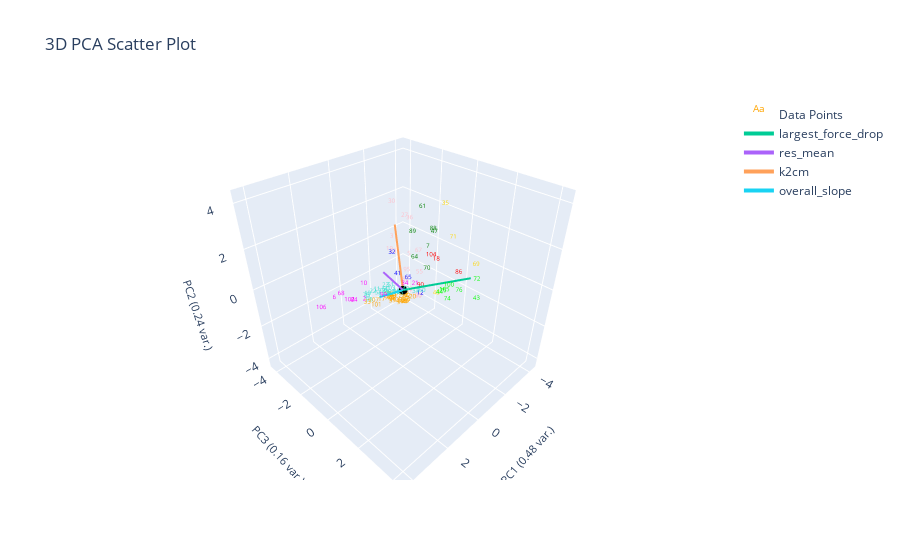

Write notebook code for a chart like this one.
### Markdown cell above
# Nearest Centroid
- Each class is represented by it's centroid, with test sample classified to the class with the nearest centroid

### Code cell
from sklearn.neighbors import NearestCentroid

X = plotting.extract_numerical_features(marions_labeled_data).values.tolist()
y = marions_labeled_data[f'{ylabel_name}_nums'].values.tolist()
nc = NearestCentroid()
nc.fit(X,y)
nc_predictions = pd.Series(nc.predict(clustering_features.values))

nc_actual = marions_labeled_data[f'{ylabel_name}_nums']
nc_changed_ylabel_idxs = find_changed_ylabel_data(nc_predictions, nc_actual)
nc_corrected_predictions = correct_pseudo_ylabels_to_actual(nc_predictions, nc_actual, nc_changed_ylabel_idxs)

plotting.plot_cluster_subplots(nc_corrected_predictions, curve_data, 
                                  clustering_method="Nearest Centroid", 
                                  cluster_category_names=cluster_num_to_ylabel,
                                  bold_idxs=nc_actual.index
                                  )
plotting.plot_cluster_subplots(nc_predictions, curve_data,
                                  clustering_method="Nearest Centroid", 
                                  cluster_category_names=cluster_num_to_ylabel,
                                  pseudo_corrections=nc_corrected_predictions,
                                  bold_idxs=nc_actual.index
                                  )
plotting.plot_pca(clustering_features, nc_predictions, 3,
                  graph_title=f'',
                  ylabel_name=ylabel_name,)

### Figure 1 — Plotly figure (JSON) as saved in the notebook; plotly's stock layout.template omitted (floating-point values rounded to 4 significant figures)
{"data": [{"mode": "text", "name": "Data Points", "text": ["0", "1", "2", "3", "4", "5", "6", "7", "8", "9", "10", "11", "12", "13", "14", "15", "16", "17", "18", "19", "20", "21", "22", "23", "24", "25", "26", "27", "28", "29", "30", "31", "32", "33", "34", "35", "36", "37", "38", "39", "40", "41", "42", "43", "44", "45", "46", "47", "48", "49", "50", "51", "52", "53", "54", "55", "56", "57", "58", "59", "60", "61", "62", "63", "64", "65", "66", "67", "68", "69", "70", "71", "72", "73", "74", "75", "76", "77", "78", "79", "80", "81", "82", "83", "84", "85", "86", "87", "88", "89", "90", "91", "92", "93", "94", "95", "96", "97", "98", "99", "100", "101", "102", "103", "104", "105", "106", "107", "108", "109"], "textfont": {"color": ["orange", "turquoise", "magenta", "pink", "turquoise", "pink", "magenta", "green", "orange", "orange", "magenta", "turquoise", "blue", "orange", "orange", "turquoise", "turquoise", "orange", "red", "pink", "orange", "magenta", "turquoise", "turquoise", "orange", "lime", "orange", "pink", "orange", "orange", "pink", "turquoise", "blue", "orange", "magenta", "gold", "pink", "turquoise", "pink", "orange", "orange", "blue", "orange", "lime", "lime", "turquoise", "turquoise", "green", "gold", "turquoise", "turquoise", "turquoise", "turquoise", "pink", "orange", "pink", "orange", "orange", "turquoise", "orange", "turquoise", "green", "turquoise", "orange", "green", "blue", "orange", "pink", "magenta", "gold", "green", "gold", "lime", "orange", "lime", "turquoise", "lime", "turquoise", "orange", "orange", "pink", "orange", "turquoise", "orange", "magenta", "orange", "red", "pink", "green", "green", "red", "turquoise", "orange", "turquoise", "turquoise", "pink", "orange", "pink", "turquoise", "magenta", "lime", "orange", "magenta", "turquoise", "red", "lime", "magenta", "orange", "orange", "pink"], "size": 6}, "type": "scatter3d", "x": [0.2724, 0.9657, 2.151, -1.092, -0.09825, -1.205, 3.837, -1.617, 0.3857, -0.1995, 2.118, 1.394, -0.3531, -0.4584, -0.3812, 1.843, 0.9949, 1.031, -1.23, -0.9306, -0.379, 0.8201, 1.495, 1.217, -0.715, -0.7467, 0.1732, -1.755, 0.07828, -0.1098, -1.631, 1.893, -0.4801, 1.959, 0.868, -2.693, -1.701, -0.1578, -1.003, 0.3469, 0.3751, -0.5661, -0.04041, -2.177, -1.048, 0.2981, 0.9034, -1.713, -1.503, 0.4283, 1.071, 1.073, 1.139, -0.6822, 0.2884, -1.302, -0.1286, -0.8754, 0.4266, 0.6579, -0.3264, -1.907, 0.8637, 0.2993, -0.688, -0.7959, 0.4081, -1.368, 3.465, -2.794, -1.045, -2.601, -1.318, 0.5124, -1.658, 1.961, -1.628, 1.19, -0.8534, -0.5469, -1.181, 0.5178, 0.6062, 0.4918, 2.717, -0.4481, -1.962, -0.9043, -1.903, -0.9901, -1.024, 0.9464, 0.6201, 1.083, 0.5148, -0.9881, -0.591, -0.9997, 1.814, 1.944, -0.5809, 1.402, 3.011, 1.088, -1.389, -0.9806, 4.525, 1.5, -0.441, -1.096], "y": [-0.3622, -0.03323, -0.01699, -1.818, 0.7569, -0.836, 0.3794, -0.0899, -0.0337, -0.4767, -0.04092, -0.1383, 0.6919, -0.2037, -0.5417, -0.1599, -0.1002, -0.2455, 0.7596, -1.795, 0.2101, 1.449, -0.2494, 0.2244, -0.6097, 1.601, 0.1326, -1.661, 0.1683, -0.3762, -2.356, -0.1699, -1.171, -0.08115, 0.9678, -0.1283, -1.3, 0.5999, -0.6226, -0.3122, -0.4109, -0.9508, 0.2151, 2.33, 1.172, 0.1025, -0.1345, 0.1513, 0.6131, 0.5835, 0.09347, 0.3392, -0.3196, -1.316, -0.3602, -0.2612, -0.1855, -0.675, 0.0311, -0.3011, 0.8182, -0.7611, -0.09489, -0.3482, 0.005283, -0.472, -0.1953, -0.4099, 0.2912, 1.71, 0.4061, 0.4653, 2.824, -0.2819, 1.148, -0.1245, 1.772, -0.06439, -0.7131, -0.5019, -0.1881, -0.2866, -0.08085, -0.1145, 0.05054, -0.2662, 1.424, -0.74, -0.07593, -0.4265, 0.07568, -0.3693, -0.3162, 0.3396, 0.09, -0.7564, -0.4926, -0.6175, -0.129, 0.8885, 2.027, -0.2053, 0.1593, 0.3638, 0.3229, 1.49, 0.5372, -0.2111, -0.5086, -0.1858], "z": [-0.8926, 0.08121, 0.2618, 1.091, -0.09539, 0.5483, 1.45, 1.076, -0.4106, -1.457, 0.9904, 0.2912, -0.3857, -1.28, -1.507, 0.2925, 0.0499, -0.4852, 0.9726, 0.506, -0.8596, 1.091, 0.1769, 0.5868, -1.434, 0.004889, -0.4171, 1.957, -0.4679, -1.207, 2.442, 0.198, 0.791, -0.031, 0.8729, 2.74, 1.986, -0.2319, -1.202, -0.9681, -0.8084, -0.2683, -0.6162, -0.7719, -0.4495, -0.3438, -0.09578, 1.862, -1.021, 0.1769, 0.2433, 0.5816, -0.1213, 0.6943, -0.9482, -0.2013, -1.032, -1.694, -0.2924, -0.4162, -0.1705, 2.644, -0.2445, -0.8749, 0.9789, -0.3686, -0.6079, 0.8265, 1.383, 0.4179, 0.4274, 1.365, 0.9127, -0.6651, -1.154, 0.2894, -0.3415, 0.112, -1.329, -1.606, -1.464, -0.544, -0.2398, -0.4321, 0.5534, -1.387, 0.2739, -0.6486, 1.839, 1.919, -0.617, -0.3431, -0.6581, 0.1691, -0.1526, -0.1694, -1.624, -1.259, -0.0188, 0.834, 0.5973, -0.5549, 0.7853, 0.4339, 0.9165, -0.1198, 1.469, -0.2616, -1.538, -1.359]}, {"marker": {"color": "black", "size": 3}, "mode": "markers", "name": "Origin", "showlegend": false, "type": "scatter3d", "x": [0], "y": [0], "z": [0]}, {"line": {"width": 4}, "mode": "lines+text", "name": "largest_force_drop", "textposition": "top center", "type": "scatter3d", "x": [0, -1.496], "y": [0, 2.371], "z": [0, 1.019]}, {"line": {"width": 4}, "mode": "lines+text", "name": "res_mean", "textposition": "top center", "type": "scatter3d", "x": [0, 1.481], "y": [0, 0.4185], "z": [0, 1.783]}, {"line": {"width": 4}, "mode": "lines+text", "name": "k2cm", "textposition": "top center", "type": "scatter3d", "x": [0, -1.215], "y": [0, -1.726], "z": [0, 2.044]}, {"line": {"width": 4}, "mode": "lines+text", "name": "overall_slope", "textposition": "top center", "type": "scatter3d", "x": [0, 1.759], "y": [0, 0.4712], "z": [0, 0.7771]}], "layout": {"autosize": true, "scene": {"aspectmode": "cube", "xaxis": {"range": [-4.525, 4.525], "title": {"font": {"size": 11}, "text": "PC1 (0.48 var.)"}}, "yaxis": {"range": [-4.525, 4.525], "title": {"font": {"size": 11}, "text": "PC3 (0.16 var.)"}}, "zaxis": {"range": [-4.525, 4.525], "title": {"font": {"size": 11}, "text": "PC2 (0.24 var.)"}}}, "title": {"text": "3D PCA Scatter Plot"}}}
